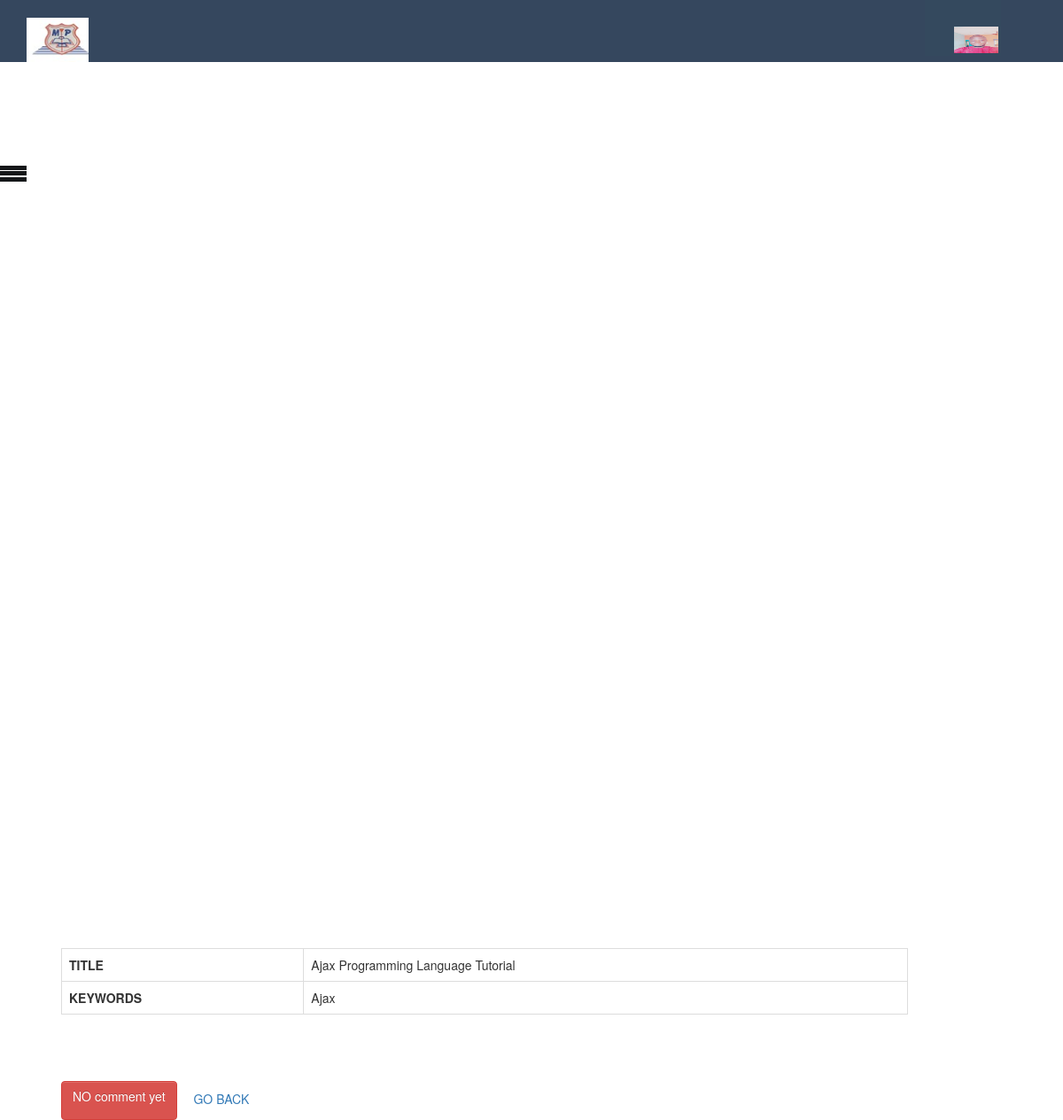
The app's page /admin/comment_book.php?id=13 (signed in) with its own data.
### tables this page shows
CREATE TABLE `headersetting` (
  `id` int(11) NOT NULL,
  `schname` varchar(255) NOT NULL,
  `schaddress` varchar(255) NOT NULL,
  `phone` varchar(255) NOT NULL,
  `email` varchar(255) NOT NULL,
  `website` varchar(255) NOT NULL,
  `logo` varchar(255) NOT NULL
);

CREATE TABLE `book` (
  `id` int(11) NOT NULL,
  `BTITLE` varchar(255) NOT NULL,
  `KEYWORDS` varchar(255) NOT NULL,
  `FILE` varchar(255) NOT NULL
);

### admin/comment_book.php (the view, shortened to what this page needs)
<?php include("includes/bkheader.php"); ?>
<?php include("includes/functions.php"); ?>
<?php include("includes/adminHead.php"); ?>
 <?php include("includes/adminMenu.php"); ?>
                        <?php
        $sql=mysqli_query($connection,"SELECT * FROM book WHERE id=".$_GET["id"]);
            if(mysqli_num_rows($sql) >0 )
            {
                echo "<table class='table table-bordered'>";
                    while($row=mysqli_fetch_array($sql))
                    {
                            echo "<tr><th>TITLE</th><td>{$row["BTITLE"]}</td></tr>";
                            echo "<tr><th>KEYWORDS</th><td>{$row["KEYWORDS"]}</td></tr>";
                    }
                echo "</table>";
                ?>
                    <div id="center">
                        <form action="<?php echo $_SERVER["REQUEST_URI"]; ?>" method="post">
                            <div class="row">
            <div class="col-md-6">
            </div>
        </div>
                        </form>
                        <?php
                        if(!isset($_GET['id'])){
                          $failure = "<p>Please select a book to comment on</p>";
                        }else{
  $s=mysqli_query($connection,"Select students.*, comment.*, comment.LOGS, comment.BID
From comment Inner Join
  students On comment.matricno = students.matricno
Where comment.BID =".$_GET["id"]." order by comment.CID DESC");
                            if(mysqli_num_rows($s) > 0 )
                            {
                                while($ro=mysqli_fetch_array($s))
                                {
                                    echo "<p><strong>{$ro["firstname"]} : </strong>
                                            {$ro["COMM"]}
                                            <i>&nbsp;&nbsp;{$ro["LOGS"]}</i></p>";
                                }
                            }
                            else
                            {
                                echo "<br><br>" ;
                                $failure = "<p>NO comment yet</p>".mysqli_error($connection);
                            }
                        ?>
                    </div>
                <?php
            }
            }
            else
            {
                $failure = "<p class='error'>No Book Record Found</p>";
            }
    ?>
    <?php
    if(!empty($failure)){
     echo "<span class='btn btn-danger'>" .$failure."</span>";
    }
     ?>
     <a href="addminViewBooks.php">GO BACK</a>
                </div>
        </div>
  <?php require("includes/footer.php"); ?>

### admin/includes/adminHead.php (shortened to what this page needs)
<div class="userheader">
<a href="index.php"><?php
    $select_profile="SELECT * FROM headersetting";
    $headerdisplay=mysqli_query($connection,$select_profile);
    while($data=mysqli_fetch_array($headerdisplay)){
    $logo=$data['logo'];
   echo "<img src='$logo' alt=\"My profile picture\" width='70px' height='70px'>";
 }
?> </a>
 <div class="dropdown">
  <button class="dropbtn">
  <?php
    $username=$_SESSION['username'];
    $select_profile="SELECT * FROM admin WHERE username='$username'";
    $result=mysqli_query($connection,$select_profile);
    while($data=mysqli_fetch_array($result)){
    $picture=$data['picture'];
    echo "<br/>";
  echo "<img src='$picture' alt=\"My profile picture\" width='70' height='70' >";
 }
?>
  </button>
</div>
</div>

### admin/includes/bkheader.php (style rules this page uses)
* { box-sizing: border-box; }
html, body { padding: 0px; margin: 0px; height: 100%; }
.userheader { background-color: #35475e; height: 100px; width: 100%; position: relative; bottom: 0; z-index: 10; }
.userheader .dropbtn { background-color: #34495e; color: white; padding: 3px; font-size: 16px; border: none; }
.userheader .dropdown { position: relative; display: inline-block; float: right; padding-top: -23px; margin-right: 70px; }
.userheader img { float: left; margin-left: 50px; padding-top: 30px; }
.userheader .dropdown img { position: relative; padding-top : -5px; }
.userheader { background-color: #35475e; height: 70px; width: 100%; position: relative; bottom: 0; }
.userheader .dropbtn { color: white; padding: 3px; font-size: 12px; border: none; }
.userheader .dropdown { position: relative; display: inline-block; float: right; margin-top: -10px; }
.userheader img { float: left; margin-left: 30px; padding-top: 20px; }
.userheader .dropdown img { width: 50px; height: 50px; position: relative; padding-top : -5px; }

### records on screen
headersetting: logo (picture)
book: BTITLE "Ajax Programming Language Tutorial", KEYWORDS "Ajax"
